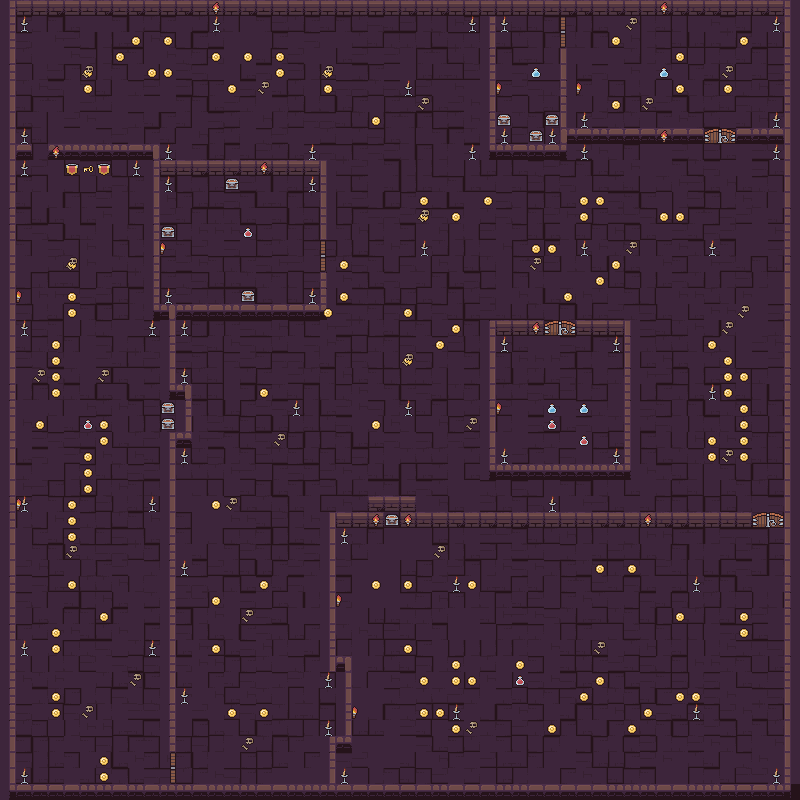

Below is a game level as drawn by its tile map, then a one-line description and the .tmx that defines it (tile-layer data replaced by summaries):
An orthogonal 50x50 tile map with 16x16 px tiles, 11 tile layers (bottom, walls, doors, chests, ...), 1 hidden layer not drawn, 2 tilesets.

<map version="1.10" tiledversion="1.10.2" orientation="orthogonal" renderorder="right-down" width="50" height="50" tilewidth="16" tileheight="16" infinite="0" nextlayerid="13" nextobjectid="1">
 <tileset firstgid="1" source="Dungeon_Tileset.tsx" />
 <tileset firstgid="101" source="neuesTileset.tsx" />
 <layer id="1" name="bottom" width="50" height="50">
  <data>[2500 cells, 2500 non-empty, 12 distinct tile ids]</data>
 </layer>
 <layer id="2" name="walls" width="50" height="50">
  <data>[2500 cells, 383 non-empty, 21 distinct tile ids]</data>
 </layer>
 <layer id="3" name="doors" width="50" height="50">
  <data>[2500 cells, 12 non-empty, 6 distinct tile ids]</data>
 </layer>
 <layer id="4" name="chests" width="50" height="50">
  <data>[2500 cells, 9 non-empty, 1 distinct tile ids]</data>
 </layer>
 <layer id="12" name="enemy" width="50" height="50" visible="0">
  <data>[2500 cells, 22 non-empty, 1 distinct tile ids]</data>
 </layer>
 <layer id="5" name="coins" width="50" height="50">
  <data>[2500 cells, 109 non-empty, 1 distinct tile ids]</data>
 </layer>
 <layer id="6" name="torch" width="50" height="50">
  <data>[2500 cells, 54 non-empty, 1 distinct tile ids]</data>
 </layer>
 <layer id="7" name="banner" width="50" height="50">
  <data>[2500 cells, 2 non-empty, 1 distinct tile ids]</data>
 </layer>
 <layer id="8" name="keys" width="50" height="50">
  <data>[2500 cells, 1 non-empty, 1 distinct tile ids]</data>
 </layer>
 <layer id="9" name="tranke" width="50" height="50">
  <data>[2500 cells, 9 non-empty, 2 distinct tile ids]</data>
 </layer>
 <layer id="10" name="skull" width="50" height="50">
  <data>[2500 cells, 28 non-empty, 1 distinct tile ids]</data>
 </layer>
 <layer id="11" name="walltourch" width="50" height="50">
  <data>[2500 cells, 17 non-empty, 2 distinct tile ids]</data>
 </layer>
</map>
